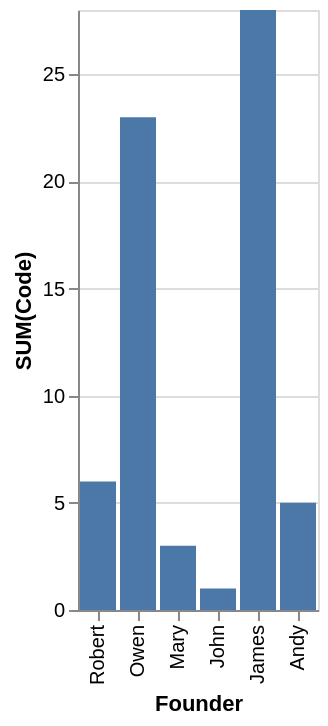

Here is the Vega-Lite specification saved for this chart:
### Vega-Lite specification from a JSON file in a GitHub repository (floating-point values rounded to 4 significant figures)
{"data": {"values": [{"x_data": "Robert", "y_data": 6}, {"x_data": "Owen", "y_data": 23}, {"x_data": "Mary", "y_data": 3}, {"x_data": "John", "y_data": 1}, {"x_data": "James", "y_data": 28}, {"x_data": "Andy", "y_data": 5}]}, "mark": "bar", "encoding": {"x": {"field": "x_data", "type": "nominal", "title": "Founder", "sort": "descending"}, "y": {"field": "y_data", "type": "quantitative", "title": "SUM(Code)"}}}
